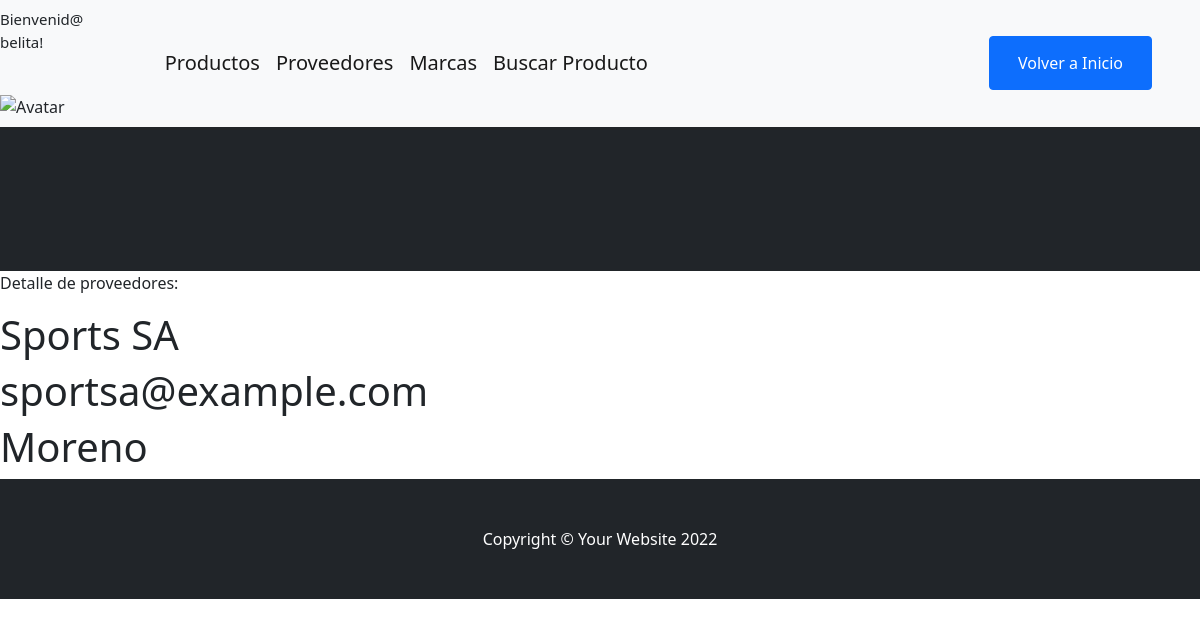
The page /vista/proveedores/1 (signed in) on the database its author committed.
### AppVistas/models.py (models this page shows, shortened)
class Proveedores(models.Model):
    razon = models.CharField(max_length=30)
    email = models.EmailField()
    ubicacion = models.CharField(max_length=30)

### AppVistas/views.py (the view)
# urls.py: path("proveedores/<pk>", ProveedoresDetail.as_view(), name='proveedores_detail'),
class ProveedoresDetail(DetailView):
    model = Proveedores
    template_name = "AppVistas/proveedores_detail.html"

### AppVistas/templates/AppVistas/proveedores_detail.html
{% extends 'AppVistas/base.html' %}
{% block contenido %}
<p>Detalle de proveedores:</p>
    <h1>{{proveedores.razon}} </h1>
    <h1>{{proveedores.email}} </h1>
    <h1>{{proveedores.ubicacion}} </h1>
{% endblock %}

### AppVistas/templates/AppVistas/base.html (shortened to what this page needs)
<!DOCTYPE html>
<html lang="en">
    <head>
        {% load static %}
        <link href="https://cdn.jsdelivr.net/npm/bootstrap-icons@1.5.0/font/bootstrap-icons.css" rel="stylesheet" />
        <link href="{% static 'AppVistas/css/styles.css' %}" rel="stylesheet" />
    </head>
    <body>
        <nav class="navbar navbar-expand-lg navbar-light bg-light">
            {% if request.user.is_authenticated %}
            <div>
                <p style="font-size: 15px">Bienvenid@ {{ request.user}}!</p><br>
                <img src="{{imagen}}" alt="Avatar"><br>
            </div>
            {% endif %}
            <div class="container px-4 px-lg-5">
                {% if request.user.username %}
                <a class="navbar-brand" href="{% url 'productos' %}">Productos</a>
                <a class="navbar-brand" href="{% url 'proveedores' %}">Proveedores</a>
                <a class="navbar-brand" href="{% url 'marcas' %}">Marcas</a>
                <a class="navbar-brand" href="{% url 'formulario_busqueda' %}">Buscar Producto</a>
                {% endif %}
                <div class="collapse navbar-collapse" id="navbarSupportedContent">
                            <form class="d-flex">
                            <li class="btn btn-primary"><a style="color: white" class="nav-link" href="{% url 'inicio' %}">Volver a Inicio</a></li><br>
                            </form>
                </div>
            </div>
        </nav>
        <header class="bg-dark py-5">
        </header>
        {% block contenido %}
        {% endblock %}
        <footer class="py-5 bg-dark">
            <div class="container"><p class="m-0 text-center text-white">Copyright &copy; Your Website 2022</p></div>
        </footer>
    </body>
</html>

### rows shown on the page
Proveedores: razon "Sports SA", email "sportsa@example.com", ubicacion "Moreno"

### other values the page prints
{{ request.user }} "belita"
